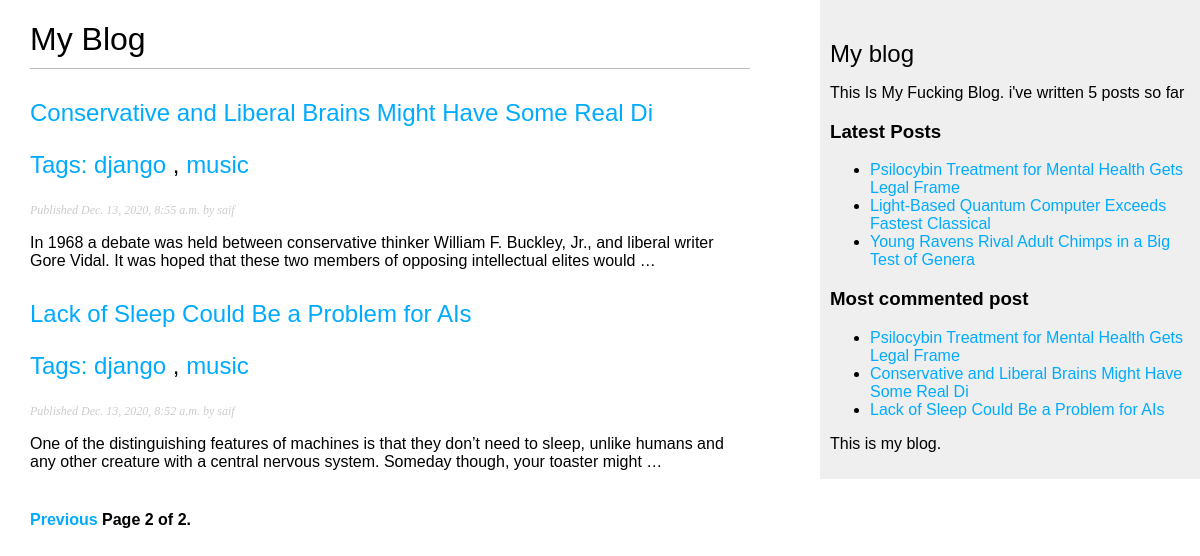
Screenshot of /blog/?page=2 with the database file from the repository.
### blogg/models.py (models this page shows, shortened)
class Post(models.Model):
    title = models.CharField(max_length=55)
    slug = models.SlugField(max_length=55, unique_for_date='publish')
    author = models.ForeignKey(User, related_name='blog_posts' ,on_delete=models.CASCADE)
    body = models.TextField()
    publish = models.DateTimeField(default=timezone.now)
    created = models.DateTimeField(auto_now_add=True)
    update = models.DateTimeField(auto_now=True)
    status = models.CharField(max_length=10, choices=STATUS_CHOICES, default='draft')
    class Meta:
        ordering = ('-publish', )
    def get_absolute_url(self):
        return reverse('blogg:post_detail', args=[self.publish.year, self.publish.month, self.publish.day, self.slug])
    published = PublishManager()
    tags = TaggableManager()

### blogg/views.py (the view)
# urls.py: path('', views.post_list, name='post_list'),
def post_list(request, tag_slug=None):
    object_list = Post.published.all()
    tag = None
    if tag_slug:
        tag = get_object_or_404(Tag, slug=tag_slug)
        object_list = object_list.filter(tags__in=[tag])
    paignoter = Paginator(object_list, 3)
    page = request.GET.get('page')
    try:
        posts = paignoter.page(page)
    except PageNotAnInteger:
        posts = paignoter.page(1)
    except EmptyPage:
        posts = paignoter.page(paignoter.num_pages)
    return render(request, 'blogg/post/list.html', {'posts': posts, 'page': page, 'tag': tag})

### blogg/models.py (called while the page is built)
    def get_queryset(self):
        return super(PublishManager, self).get_queryset().filter(status='draft')

### blogg/templatetags/blogg_tags.py (called while the page is built)
@register.simple_tag
def total_post():
    return Post.published.count()

@register.inclusion_tag('blogg/post/lastest_post.html')
def show_latest_posts(count=5):
    lastest = Post.published.order_by('-publish')[:count]
    return {'latest': lastest}

@register.inclusion_tag('blogg/post/latest_comments.html')
def get_most_comments_post(count=5):
    comment =  Post.published.annotate(
        total_comments =Count('comments')).order_by('-total_comments')[:count]
    return {'comment': comment}

### blogg/templates/blogg/post/list.html (shortened to what this page needs)
{% extends "blogg/base.html" %}
{% block content %}
  <h1>My Blog</h1>
  {% for post in posts %}
    <h2>
      <a href="{{ post.get_absolute_url }}">
        {{ post.title }}
        <p class="tags">
          Tags:
          {% for tag in post.tags.all %}
          <a href="{% url 'blogg:post_list_tag' tag.slug %}">{{tag.name}}</a>
          {% if not forloop.last %}, {% endif %}
          {% endfor %}
        </p>
      </a>
    </h2>
    <p class="date">
      Published {{ post.publish }} by {{ post.author }}
    </p>
    {{ post.body|truncatewords:30|linebreaks }}
  {% endfor %}
  {% include "paign.html" with page=posts %}
{% endblock %}

### blogg/templates/blogg/post/lastest_post.html
<ul>
    {% for post in latest %}
    <li>
        <a href="{{post.get_absolute_url}}">{{post.title}}</a>
    </li>
    {% endfor %}
</ul>

### blogg/templates/blogg/post/latest_comments.html
<h3>Most commented post</h3>
<ul>
    {% for post in comment %}
    <li>
        <a href="{{post.get_absolute_url}}">{{post.title}}</a>
    </li>
    {% endfor %}
</ul>

### static/css/blog.css (style rules this page uses)
body { margin:0; padding:0; font-family:helvetica, sans-serif; }
a { color:#00abff; text-decoration:none; }
h1 { font-weight:normal; border-bottom:1px solid #bbb; padding:0 0 10px 0; }
h2 { font-weight:normal; margin:30px 0 0; }
p.date { color:#ccc; font-family: georgia, serif; font-size: 12px; font-style: italic; }

### rows the page displays
Post: title "Conservative and Liberal Brains Might Have Some Real Di", publish "Dec. 13, 2020, 8:55 a.m.", author "saif", body "In 1968 a debate was held between conservative thinker William F. Buckley, Jr., and liberal writer Gore Vidal. It was hoped that these two members of opposing intellectual elites would …"
Tag: name "django"
Tag: name "music"
Post: title "Lack of Sleep Could Be a Problem for AIs", publish "Dec. 13, 2020, 8:52 a.m.", author "saif", body "One of the distinguishing features of machines is that they don’t need to sleep, unlike humans and any other creature with a central nervous system. Someday though, your toaster might …"
Post: title "Psilocybin Treatment for Mental Health Gets Legal Frame"
Post: title "Light-Based Quantum Computer Exceeds Fastest Classical"
Post: title "Young Ravens Rival Adult Chimps in a Big Test of Genera"

### other values shown
{{ page.number }} "2"
{{ page.paginator.num_pages }} "2"
